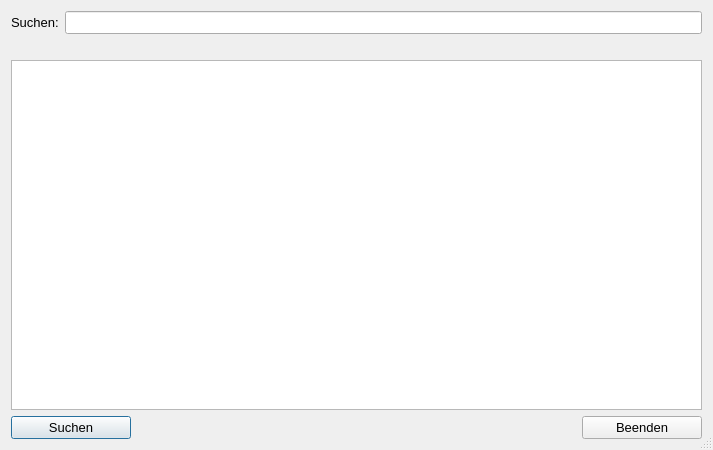
<?xml version="1.0" encoding="UTF-8"?>
<ui version="4.0">
 <class>LAP_Themenkatalog_Suche</class>
 <widget class="QDialog" name="LAP_Themenkatalog_Suche">
  <property name="geometry">
   <rect>
    <x>0</x>
    <y>0</y>
    <width>713</width>
    <height>450</height>
   </rect>
  </property>
  <property name="minimumSize">
   <size>
    <width>713</width>
    <height>450</height>
   </size>
  </property>
  <property name="windowTitle">
   <string>Suche</string>
  </property>
  <property name="sizeGripEnabled">
   <bool>true</bool>
  </property>
  <layout class="QGridLayout" name="gridLayout">
   <item row="2" column="0">
    <widget class="QTableWidget" name="tW_LAP_Themenkatalog_DB">
     <property name="maximumSize">
      <size>
       <width>16777215</width>
       <height>16777215</height>
      </size>
     </property>
     <property name="font">
      <font>
       <pointsize>10</pointsize>
      </font>
     </property>
     <property name="editTriggers">
      <set>QAbstractItemView::NoEditTriggers</set>
     </property>
     <property name="alternatingRowColors">
      <bool>true</bool>
     </property>
     <attribute name="verticalHeaderVisible">
      <bool>false</bool>
     </attribute>
    </widget>
   </item>
   <item row="3" column="0">
    <layout class="QHBoxLayout" name="horizontalLayout">
     <property name="spacing">
      <number>0</number>
     </property>
     <item>
      <widget class="QPushButton" name="pB_Suchen">
       <property name="minimumSize">
        <size>
         <width>120</width>
         <height>0</height>
        </size>
       </property>
       <property name="maximumSize">
        <size>
         <width>120</width>
         <height>16777215</height>
        </size>
       </property>
       <property name="font">
        <font>
         <pointsize>10</pointsize>
        </font>
       </property>
       <property name="text">
        <string>Suchen</string>
       </property>
       <property name="icon">
        <iconset>
         <normaloff>../../_Symbole/UsedSymbols/searchmagnifierinterfacesymbol1_79893.ico</normaloff>../../_Symbole/UsedSymbols/searchmagnifierinterfacesymbol1_79893.ico</iconset>
       </property>
      </widget>
     </item>
     <item>
      <spacer name="horizontalSpacer">
       <property name="orientation">
        <enum>Qt::Horizontal</enum>
       </property>
       <property name="sizeHint" stdset="0">
        <size>
         <width>40</width>
         <height>20</height>
        </size>
       </property>
      </spacer>
     </item>
     <item>
      <widget class="QPushButton" name="pB_Beenden">
       <property name="minimumSize">
        <size>
         <width>120</width>
         <height>0</height>
        </size>
       </property>
       <property name="maximumSize">
        <size>
         <width>120</width>
         <height>16777215</height>
        </size>
       </property>
       <property name="font">
        <font>
         <pointsize>10</pointsize>
        </font>
       </property>
       <property name="text">
        <string>Beenden</string>
       </property>
       <property name="icon">
        <iconset>
         <normaloff>../../_Symbole/UsedSymbols/log-out_icon-icons.com_50106.ico</normaloff>../../_Symbole/UsedSymbols/log-out_icon-icons.com_50106.ico</iconset>
       </property>
      </widget>
     </item>
    </layout>
   </item>
   <item row="1" column="0">
    <spacer name="verticalSpacer">
     <property name="font">
      <font>
       <pointsize>10</pointsize>
      </font>
     </property>
     <property name="orientation">
      <enum>Qt::Vertical</enum>
     </property>
     <property name="sizeType">
      <enum>QSizePolicy::Fixed</enum>
     </property>
     <property name="sizeHint" stdset="0">
      <size>
       <width>20</width>
       <height>20</height>
      </size>
     </property>
    </spacer>
   </item>
   <item row="0" column="0">
    <layout class="QHBoxLayout" name="horizontalLayout_2">
     <item>
      <widget class="QLabel" name="lbl_Suchbegriff">
       <property name="font">
        <font>
         <pointsize>10</pointsize>
        </font>
       </property>
       <property name="text">
        <string>Suchen:</string>
       </property>
      </widget>
     </item>
     <item>
      <widget class="QLineEdit" name="le_Suchbegriff">
       <property name="font">
        <font>
         <pointsize>10</pointsize>
        </font>
       </property>
      </widget>
     </item>
    </layout>
   </item>
  </layout>
 </widget>
 <resources/>
 <connections/>
</ui>
